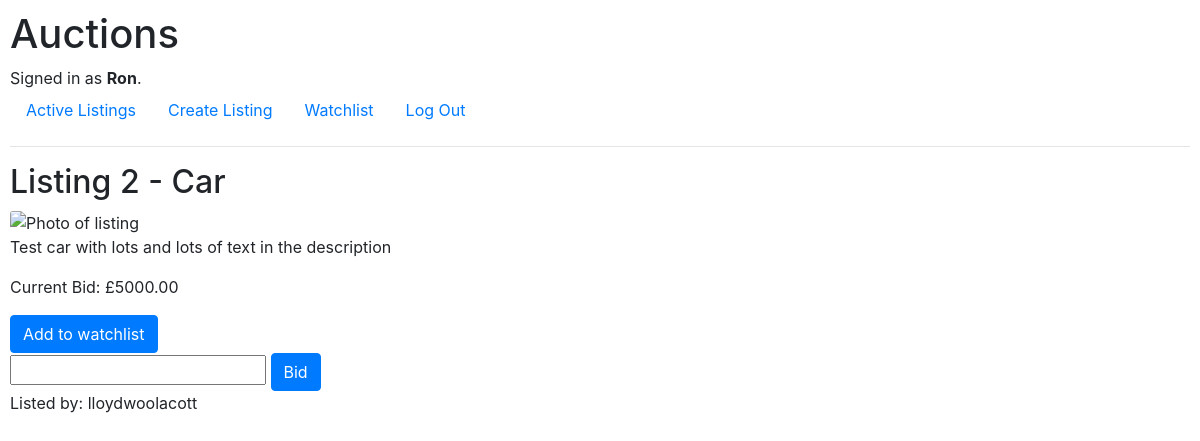
The app's page /listing/Car (signed in) with its own data.
### auctions/models.py (models this page shows, shortened)
class User(AbstractUser):
    watchlist = models.ManyToManyField("Auction_listing", blank=True, related_name="watchers")

class Auction_listing(models.Model):
    listing_title = models.CharField(max_length=64)
    description = models.CharField(max_length=128)
    image_url = models.URLField(max_length=200)
    seller = models.ForeignKey(User, on_delete=models.CASCADE, related_name="seller")

class Bid(models.Model):
    bid = models.DecimalField(default=0, max_digits=6, decimal_places=2)
    listing = models.ForeignKey(Auction_listing, on_delete=models.CASCADE, related_name="bids")
    bidder = models.ForeignKey(User, on_delete=models.CASCADE, related_name="bidder")

### auctions/views.py (the view, shortened to what this page needs)
# urls.py: path("listing/<str:listing>", views.listing, name="listing"),
def listing(request, listing):
    if request.method == "POST":
        listing = request.POST["post_listing_title"]
    listing_obj = Auction_listing.objects.filter(listing_title=listing).first()
    bid_obj = listing_obj.bids.order_by('-bid').first()
    max_bid = bid_obj.bid if bid_obj else None
    if not max_bid:
            max_bid = 0
    error = None
    return render(request, "auctions/listing.html", {
        "listing":listing_obj,
        "max_bid":max_bid,
        "error":error
    })

### auctions/templates/auctions/listing.html (shortened to what this page needs)
{% extends "auctions/layout.html" %}
{% block body %}
            <h2>Listing {{ listing.id }} - {{listing.listing_title}}</h2>
            <img class="card-img-top" src="{{ listing.image_url }}" alt="Photo of {{ listing.title }} listing" style="height: 10rem; width: auto;">
            <p class="card-text">{{ listing.description }}</p>
            {% if max_bid %}
                <p>Current Bid: £{{ max_bid }}</p>
            {% else %}
                <p>Current Bid: £0</p>
            {% endif %}
            {% if user.is_authenticated %}
                <form action="{% url 'watchlist' %}" method="post">
                    <button type="submit" class="btn btn-primary">Add to watchlist</button>
                </form>
                <form action="{% url 'listing' listing=listing.listing_title %}" method="post">
                    <input type="number" name="add_bid">
                    <button type="submit" class="btn btn-primary">Bid</button>
                </form>
                <p> Listed by: {{ listing.seller }}</p>
            {% endif %}
{% endblock %}

### auctions/templates/auctions/layout.html (shortened to what this page needs)
{% load static %}
<!DOCTYPE html>
<html lang="en">
    <head>
        <link rel="stylesheet" href="https://stackpath.bootstrapcdn.com/bootstrap/4.4.1/css/bootstrap.min.css">
        <link href="{% static 'auctions/styles.css' %}" rel="stylesheet">
    </head>
    <body>
        <h1>Auctions</h1>
        <div>
            {% if user.is_authenticated %}
                Signed in as <strong>{{ user.username }}</strong>.
            {% else %}
                Not signed in.
            {% endif %}
        </div>
        <ul class="nav">
            <li class="nav-item">
                <a class="nav-link" href="{% url 'index' %}">Active Listings</a>
            </li>
            {% if user.is_authenticated %}
                <li class="nav-item">
                    <a class="nav-link" href="{% url 'create_listing' %}">Create Listing</a>
                </li>
                <li class="nav-item">
                    <a class="nav-link" href="{% url 'watchlist' %}">Watchlist</a>
                </li>
                <li class="nav-item">
                    <a class="nav-link" href="{% url 'logout' %}">Log Out</a>
                </li>
            {% endif %}
        </ul>
        <hr>
        {% block body %}
        {% endblock %}
    </body>
</html>

### auctions/static/auctions/styles.css (style rules this page uses)
body { padding: 10px; }

### records on screen
User: username "Ron"
Auction_listing: id "2", listing_title "Car", description "Test car with lots and lots of text in the description", seller "lloydwoolacott"
Bid: bid "5000.00"
